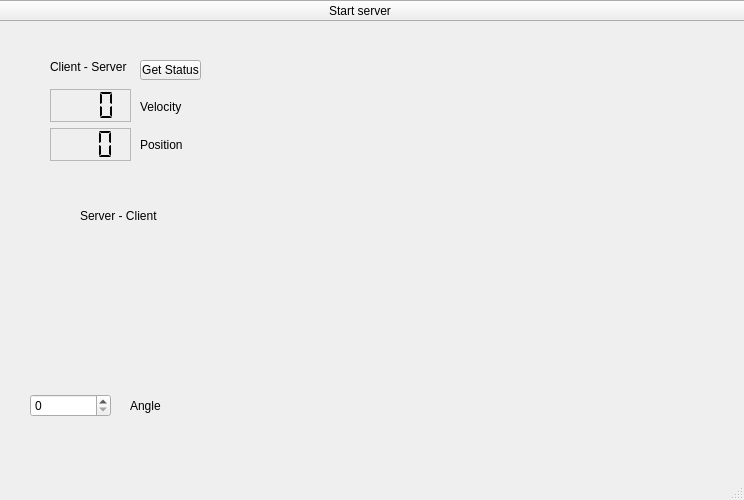
<?xml version="1.0" encoding="UTF-8"?>
<ui version="4.0">
 <class>MainWindow</class>
 <widget class="QMainWindow" name="MainWindow">
  <property name="geometry">
   <rect>
    <x>0</x>
    <y>0</y>
    <width>744</width>
    <height>500</height>
   </rect>
  </property>
  <property name="minimumSize">
   <size>
    <width>500</width>
    <height>500</height>
   </size>
  </property>
  <property name="windowTitle">
   <string>MainWindow</string>
  </property>
  <widget class="QWidget" name="centralwidget">
   <widget class="QPushButton" name="Down">
    <property name="geometry">
     <rect>
      <x>10</x>
      <y>250</y>
      <width>100</width>
      <height>100</height>
     </rect>
    </property>
    <property name="minimumSize">
     <size>
      <width>100</width>
      <height>100</height>
     </size>
    </property>
    <property name="styleSheet">
     <string notr="true">QPushButton#Down{
	background-color: transparent;
	border-image: url(:/Images/Images/Seta_H);
	background: none;
	border: none;
	background-repeat: none;
}</string>
    </property>
    <property name="text">
     <string/>
    </property>
   </widget>
   <widget class="QPushButton" name="Up">
    <property name="enabled">
     <bool>true</bool>
    </property>
    <property name="geometry">
     <rect>
      <x>130</x>
      <y>250</y>
      <width>100</width>
      <height>100</height>
     </rect>
    </property>
    <property name="minimumSize">
     <size>
      <width>100</width>
      <height>100</height>
     </size>
    </property>
    <property name="sizeIncrement">
     <size>
      <width>200</width>
      <height>300</height>
     </size>
    </property>
    <property name="mouseTracking">
     <bool>false</bool>
    </property>
    <property name="styleSheet">
     <string notr="true">QPushButton#Up{
	background-color: transparent;
	border-image: url(:/Images/Images/Seta_AH);
	background: none;
	border: none;
	background-repeat: none;
}</string>
    </property>
    <property name="text">
     <string/>
    </property>
    <property name="checkable">
     <bool>false</bool>
    </property>
   </widget>
   <widget class="QPushButton" name="StartServer">
    <property name="geometry">
     <rect>
      <x>-90</x>
      <y>0</y>
      <width>900</width>
      <height>21</height>
     </rect>
    </property>
    <property name="text">
     <string>Start server</string>
    </property>
   </widget>
   <widget class="QLabel" name="label_1">
    <property name="geometry">
     <rect>
      <x>300</x>
      <y>30</y>
      <width>400</width>
      <height>400</height>
     </rect>
    </property>
    <property name="maximumSize">
     <size>
      <width>1000</width>
      <height>1000</height>
     </size>
    </property>
    <property name="autoFillBackground">
     <bool>false</bool>
    </property>
    <property name="text">
     <string/>
    </property>
    <property name="scaledContents">
     <bool>true</bool>
    </property>
    <property name="openExternalLinks">
     <bool>false</bool>
    </property>
   </widget>
   <widget class="QLabel" name="label_4">
    <property name="geometry">
     <rect>
      <x>80</x>
      <y>200</y>
      <width>91</width>
      <height>31</height>
     </rect>
    </property>
    <property name="text">
     <string>Server - Client</string>
    </property>
   </widget>
   <widget class="QWidget" name="layoutWidget">
    <property name="geometry">
     <rect>
      <x>140</x>
      <y>90</y>
      <width>61</width>
      <height>71</height>
     </rect>
    </property>
    <layout class="QVBoxLayout" name="verticalLayout_4">
     <item>
      <widget class="QLabel" name="label_5">
       <property name="text">
        <string>Velocity</string>
       </property>
      </widget>
     </item>
     <item>
      <widget class="QLabel" name="label_6">
       <property name="text">
        <string>Position</string>
       </property>
      </widget>
     </item>
    </layout>
   </widget>
   <widget class="QPushButton" name="GetStatus">
    <property name="geometry">
     <rect>
      <x>140</x>
      <y>60</y>
      <width>61</width>
      <height>20</height>
     </rect>
    </property>
    <property name="text">
     <string>Get Status</string>
    </property>
   </widget>
   <widget class="QWidget" name="layoutWidget">
    <property name="geometry">
     <rect>
      <x>50</x>
      <y>50</y>
      <width>81</width>
      <height>111</height>
     </rect>
    </property>
    <layout class="QVBoxLayout" name="verticalLayout">
     <item>
      <widget class="QLabel" name="label_3">
       <property name="text">
        <string>Client - Server</string>
       </property>
      </widget>
     </item>
     <item>
      <widget class="QLCDNumber" name="lcdVel">
       <property name="frameShape">
        <enum>QFrame::StyledPanel</enum>
       </property>
       <property name="smallDecimalPoint">
        <bool>true</bool>
       </property>
       <property name="digitCount">
        <number>3</number>
       </property>
       <property name="segmentStyle">
        <enum>QLCDNumber::Flat</enum>
       </property>
      </widget>
     </item>
     <item>
      <widget class="QLCDNumber" name="lcdPos">
       <property name="frameShape">
        <enum>QFrame::StyledPanel</enum>
       </property>
       <property name="digitCount">
        <number>3</number>
       </property>
       <property name="segmentStyle">
        <enum>QLCDNumber::Flat</enum>
       </property>
      </widget>
     </item>
    </layout>
   </widget>
   <widget class="QWidget" name="layoutWidget">
    <property name="geometry">
     <rect>
      <x>30</x>
      <y>360</y>
      <width>81</width>
      <height>91</height>
     </rect>
    </property>
    <layout class="QVBoxLayout" name="verticalLayout_2">
     <item>
      <widget class="QSpinBox" name="Angle_Box"/>
     </item>
    </layout>
   </widget>
   <widget class="QWidget" name="layoutWidget">
    <property name="geometry">
     <rect>
      <x>130</x>
      <y>370</y>
      <width>61</width>
      <height>71</height>
     </rect>
    </property>
    <layout class="QVBoxLayout" name="verticalLayout_3">
     <item>
      <widget class="QLabel" name="label">
       <property name="text">
        <string>Angle</string>
       </property>
      </widget>
     </item>
    </layout>
   </widget>
  </widget>
  <widget class="QMenuBar" name="menubar">
   <property name="geometry">
    <rect>
     <x>0</x>
     <y>0</y>
     <width>744</width>
     <height>20</height>
    </rect>
   </property>
  </widget>
  <widget class="QStatusBar" name="statusbar"/>
 </widget>
 <resources/>
 <connections/>
</ui>
